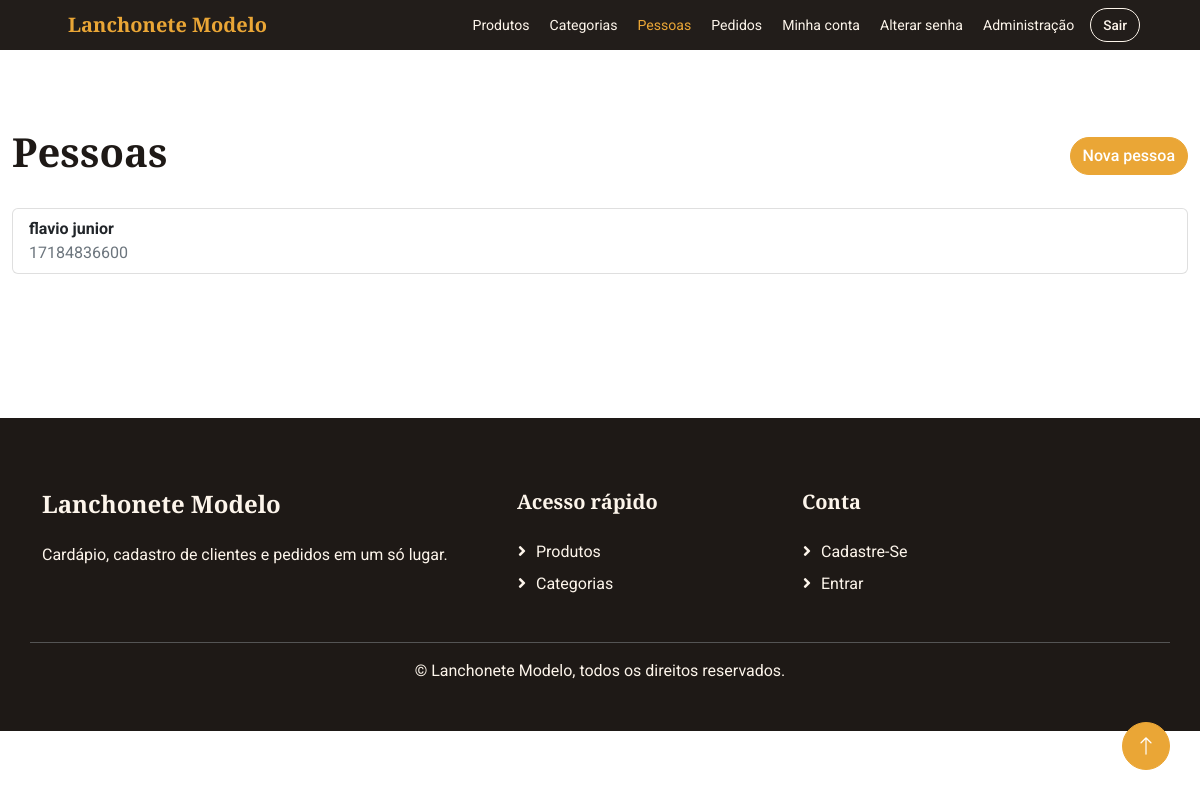
The page /pessoas/ (signed in) on the database as committed earlier.
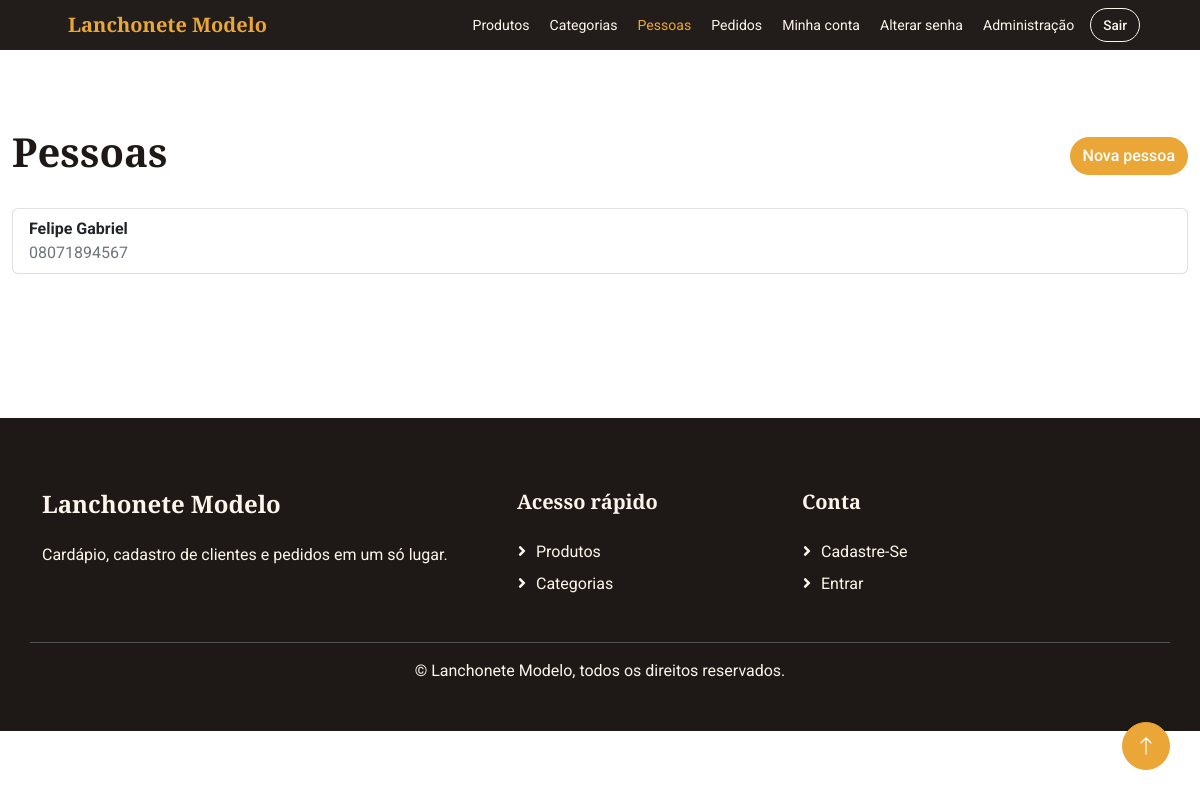
The same page on the database as committed later.
### pessoa/models.py (models this page shows, shortened)
class Pessoa(User):
    nome = models.CharField(max_length=100)
    cpf = models.CharField("CPF", max_length=14, unique=True, validators=[validar_cpf])
    class Meta:
        verbose_name = "pessoa"
        verbose_name_plural = "pessoas"

### pessoa/views.py (the view)
# urls.py: path('', views.listar_pessoas, name='listar_pessoas'),
@login_required
@permission_required("pessoa.view_pessoa", raise_exception=True)
@require_http_methods(["GET", "HEAD"])
def listar_pessoas(request):
    pessoas = Pessoa.objects.order_by("nome", "pk")
    return render(request, "pessoa/listar.html", {"pessoas": pessoas})

### produtos/templatetags/form_ui.py (called while the page is built)
@register.filter
def startswith(value, prefix):
    return bool(value and prefix and str(value).startswith(str(prefix)))

### pessoa/templates/pessoa/listar.html
{% extends "base.html" %}{% block content %}<div class="d-flex justify-content-between align-items-center mb-4"><h1 class="display-6">Pessoas</h1>{% if perms.pessoa.add_pessoa %}<a class="btn btn-primary rounded-pill" href="{% url 'criar_pessoa' %}">Nova pessoa</a>{% endif %}</div><div class="list-group">{% for pessoa in pessoas %}<a class="list-group-item list-group-item-action" href="{% url 'detalhar_pessoa' pessoa.id %}"><strong>{{ pessoa.nome }}</strong><span class="d-block text-muted">{{ pessoa.cpf }}</span></a>{% empty %}<div class="alert alert-info">Nenhuma pessoa cadastrada.</div>{% endfor %}</div>{% endblock %}

Rows that differ between the two databases and show on the page:
removed Pessoa: nome "flavio junior", cpf "17184836600"
added Pessoa: nome "Felipe Gabriel", cpf "08071894567"
